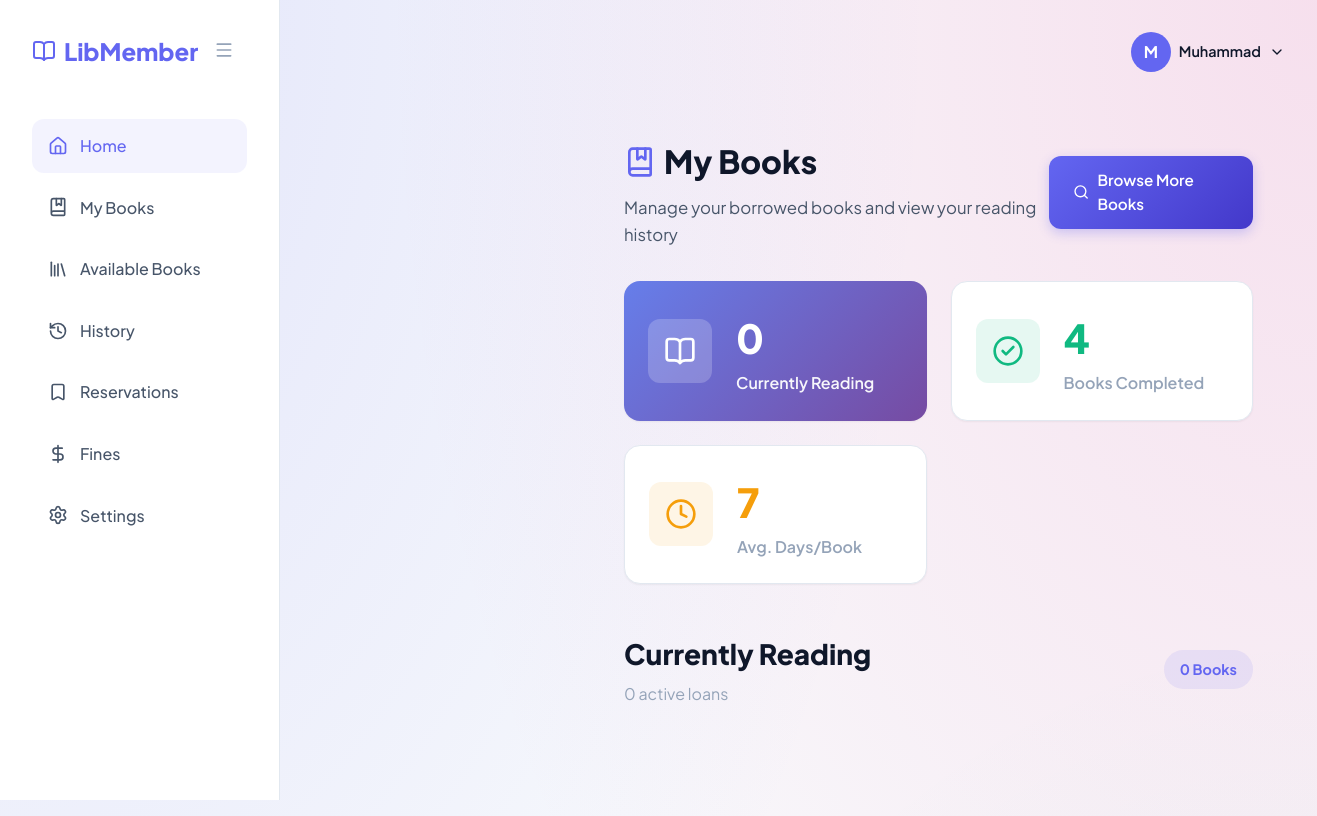
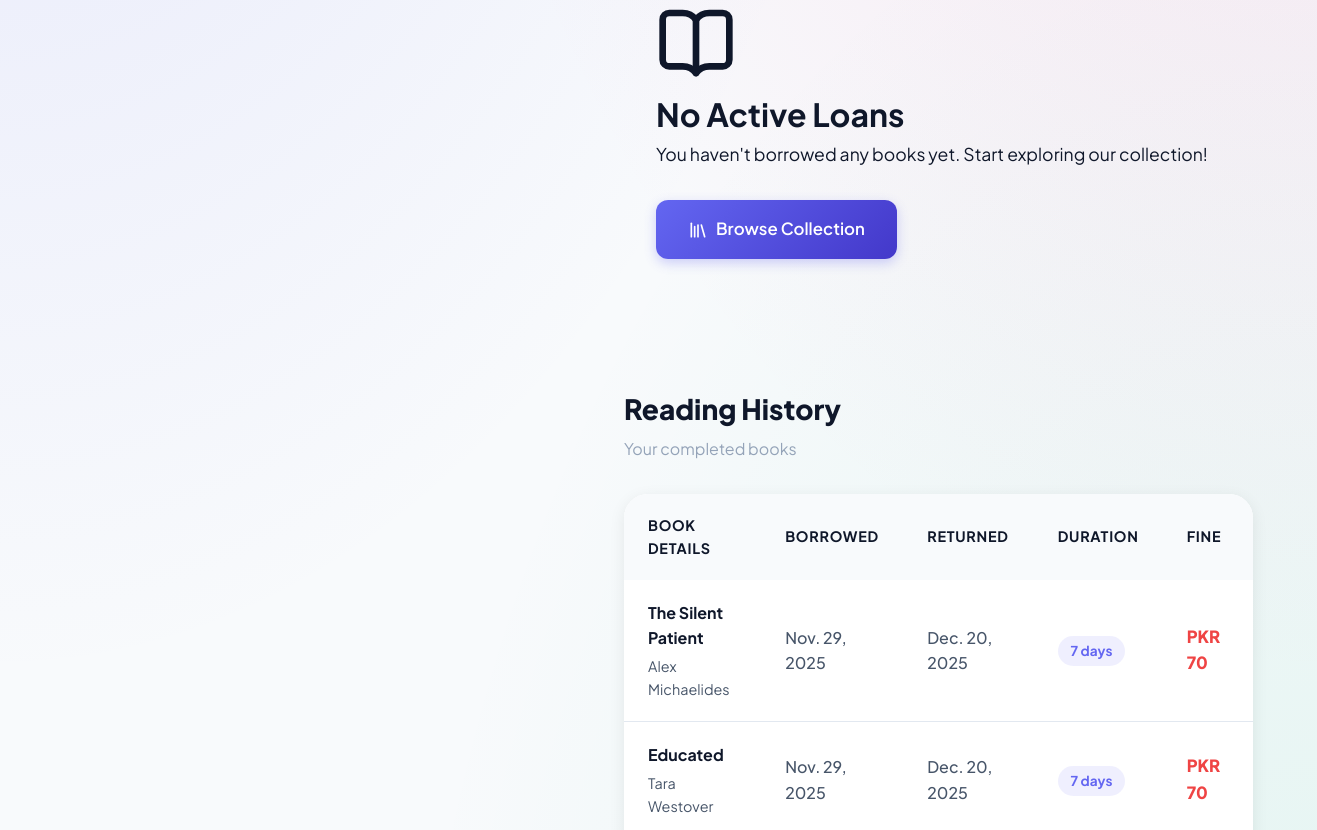
The page /my_books/ (signed in, upper part) on the database as committed earlier (2 pictures, top to bottom).
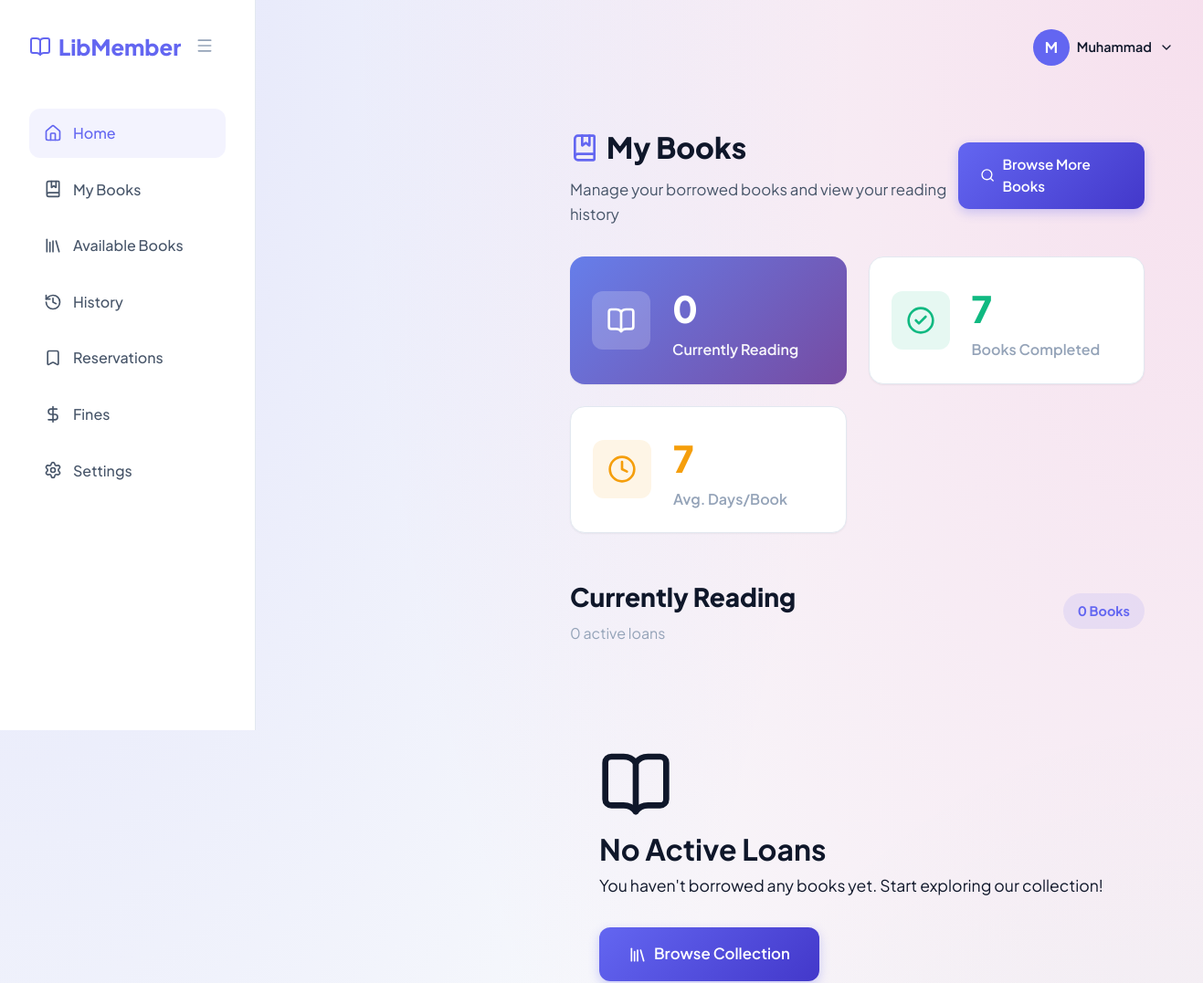
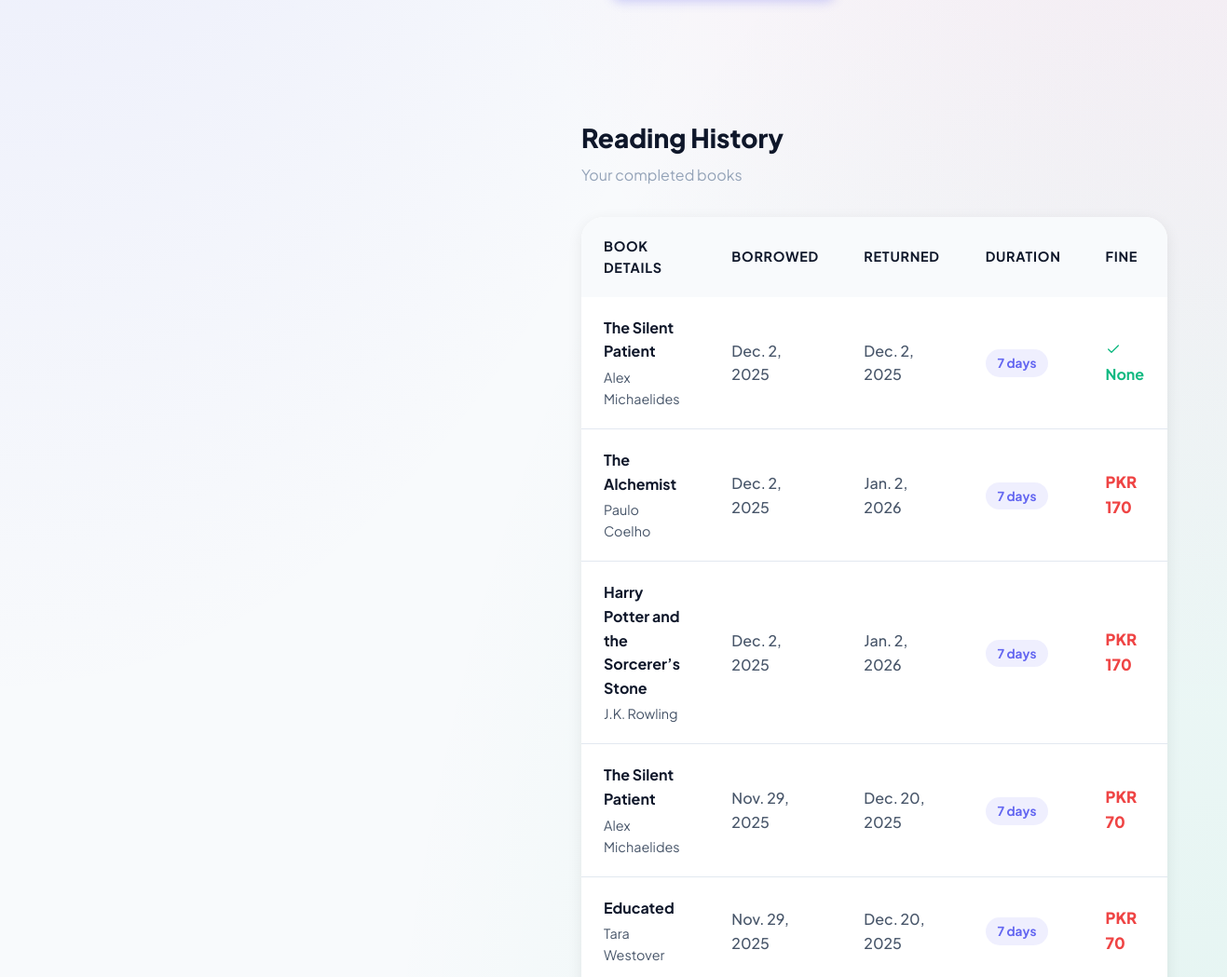
The same page on the database as committed later (2 pictures, top to bottom).
### library_management/models.py (models this page shows, shortened)
class BorrowRecord(models.Model):
    book = models.ForeignKey(Book, on_delete=models.CASCADE)
    borrower = models.ForeignKey(Member, on_delete=models.CASCADE)
    borrow_date = models.DateField()
    return_date = models.DateField(null=True, blank=True)
    due_date = models.DateField()
    is_returned = models.BooleanField(default=False)
    is_overdue = models.BooleanField(default=False)
    fine = models.IntegerField(default=0)

class Book(models.Model):
    STATUS_CHOICE = [
        ('available', 'Available'),
        ('unavailable', 'Unavailable')
    ]
    Genre_CHOICE = [
        ('fiction', 'Fiction'),
        ('nonfiction', 'Non-Fiction'),
        ('biography', 'Biography'),
        ('selfhelp', 'Self-Help'),
        ('children', 'Children'),
        ('youngadult', 'Young Adult'),
        ('mystery', 'Mystery'),
        ('romance', 'Romance'),
        ('thriller', 'Thriller'),
        ('history', 'History')
    ]
    Title = models.CharField(max_length=50)
    Author = models.CharField(max_length=50)
    Price = models.IntegerField()
    Published_date = models.DateField(default=date.today)
    Image = models.ImageField(upload_to='images/')
    ISBN = models.CharField(max_length=50, unique=True)
    Pages = models.IntegerField()
    Status = models.CharField(max_length=50, choices=STATUS_CHOICE, default='available')
    Genre = models.CharField(max_length=50, choices=Genre_CHOICE)
    Added_on = models.DateTimeField(auto_now_add=True)
    Updated_on = models.DateTimeField(auto_now=True)

### library_management/views.py (the view)
# urls.py: path('my_books/',views.my_books,name='my_books'),
def my_books(request):
    if request.session.get('is_logged_in'):
        user = User.objects.get(id=request.session['user_id'])
        try:
            member = Member.objects.get(user=user)
            all_records = BorrowRecord.objects.filter(borrower=member).order_by('-borrow_date')
            active_loans = []
            history = []
            today = date.today()
            for record in all_records:
                if record.return_date is None:
                    if today > record.due_date:
                        if record.is_returned == False:
                            overdue_days = (today - record.due_date).days
                            record.fine = overdue_days * 10
                            record.is_overdue = True
                        else:
                            record.fine = 0
                            record.is_overdue = False
                    active_loans.append(record)
                else:
                    history.append(record)
            context = {
                'active_loans': active_loans,
                'history': history
            }
            return render(request, 'borrowed_books.html', context)
        except Member.DoesNotExist:
            messages.error(request, 'Member profile not found.')
            return redirect('/home/')
    else:
        return redirect('/login/')

### library_management/templates/borrowed_books.html (shortened to what the changed rows need)
{% extends "member_base.html" %}
{% block body %}
<div class="main-content">
    <header class="dashboard-header" style="margin-bottom: 2rem;">
        <div>
            <h1
                style="font-size: 2rem; margin-bottom: 0.5rem; font-weight: 800; display: flex; align-items: center; gap: 0.5rem;">
                <i data-lucide="book-marked" style="width: 32px; height: 32px; color: var(--primary);"></i>
                My Books
            </h1>
        </div>
    </header>
    <div
        style="display: grid; grid-template-columns: repeat(auto-fit, minmax(250px, 1fr)); gap: 1.5rem; margin-bottom: 3rem;">
        <div class="stat-card hover-lift">
            <div style="display: flex; align-items: center; gap: 1.5rem;">
                <div>
                    <div style="font-size: 2.5rem; font-weight: 900; color: var(--success);">{{ history|length }}</div>
                    <div style="color: var(--text-muted); font-size: 1rem; font-weight: 600;">Books Completed</div>
                </div>
            </div>
        </div>
    </div>
    <div style="margin-bottom: 3rem;">
        <div style="display: flex; justify-content: space-between; align-items: center; margin-bottom: 2rem;">
            <div>
                <h2 style="font-size: 1.75rem; font-weight: 800; margin-bottom: 0.25rem;">Currently Reading</h2>
            </div>
        </div>
        {% if active_loans %}
        <div style="display: grid; grid-template-columns: repeat(auto-fill, minmax(320px, 1fr)); gap: 2rem;">
            {% for record in active_loans %}
            <div class="hover-lift"
                style="background: white; border-radius: var(--radius-xl); overflow: hidden; box-shadow: 0 4px 16px rgba(0,0,0,0.08); transition: all 0.3s;">
                <div style="display: flex; gap: 1.5rem; padding: 1.5rem;">
                    <div
                        style="width: 100px; height: 140px; flex-shrink: 0; border-radius: var(--radius-md); overflow: hidden; background: linear-gradient(135deg, #667eea 0%, #764ba2 100%); box-shadow: 0 4px 12px rgba(0,0,0,0.15);">
                        {% if record.book.Image %}
                        <img src="{{ record.book.Image.url }}" alt="{{ record.book.Title }}"
                            style="width: 100%; height: 100%; object-fit: cover;">
                        {% else %}
                        <div
                            style="width: 100%; height: 100%; display: flex; align-items: center; justify-content: center;">
                            <i data-lucide="book" style="width: 48px; height: 48px; color: white; opacity: 0.5;"></i>
                        </div>
                        {% endif %}
                    </div>
                    <div style="flex: 1; display: flex; flex-direction: column;">
                        <h3
                            style="font-size: 1.1rem; font-weight: 800; margin-bottom: 0.5rem; line-height: 1.3; color: var(--text-main);">{{ record.book.Title }}</h3>
                        <p
                            style="color: var(--text-secondary); font-size: 0.9rem; margin-bottom: 0.75rem; font-weight: 500;">by {{ record.book.Author }}</p>
                        <div
                            style="display: flex; flex-direction: column; gap: 0.5rem; margin-bottom: 1rem; font-size: 0.85rem;">
                            <div style="display: flex; align-items: center; gap: 0.5rem; color: var(--text-muted);">
                                <i data-lucide="calendar-check" style="width: 14px; height: 14px;"></i>
                                <span>Borrowed: {{ record.borrow_date }}</span>
                            </div>
                            <div
                                style="display: flex; align-items: center; gap: 0.5rem; color: {% if record.is_overdue %}var(--danger){% else %}var(--text-muted){% endif %};">
                                <i data-lucide="calendar-x" style="width: 14px; height: 14px;"></i>
                                <span>Due: {{ record.due_date }}</span>
                            </div>
                        </div>
                        {% if record.is_overdue %}
                        <div
                            style="display: inline-flex; align-items: center; gap: 0.5rem; padding: 0.5rem 1rem; background: rgba(239, 68, 68, 0.1); color: var(--danger); border-radius: 999px; font-size: 0.85rem; font-weight: 700; margin-bottom: 0.75rem; width: fit-content;">
                            <i data-lucide="alert-circle" style="width: 16px; height: 16px;"></i>
                            Overdue - Fine: PKR {{ record.fine }}
                        </div>
                        {% else %}
                        <div
                            style="display: inline-flex; align-items: center; gap: 0.5rem; padding: 0.5rem 1rem; background: rgba(16, 185, 129, 0.1); color: var(--success); border-radius: 999px; font-size: 0.85rem; font-weight: 700; margin-bottom: 0.75rem; width: fit-content;">
                            <i data-lucide="check-circle" style="width: 16px; height: 16px;"></i>
                            On Time
                        </div>
                        {% endif %}
                    </div>
                </div>
                <div style="padding: 0 1.5rem 1.5rem;">
                    <button onclick="returnBook({{ record.book.id }}, '{{ record.book.Title|escapejs }}')"
                        class="btn btn-primary" style="width: 100%; font-weight: 700; padding: 0.875rem;">
                        <i data-lucide="book-check" style="width: 18px; height: 18px;"></i>
                        Return Book
                    </button>
                </div>
            </div>
            {% endfor %}
        </div>
        {% else %}
        <div class="empty-state" style="padding: 5rem 2rem;">
            <div class="empty-state-icon">
                <i data-lucide="book-open" style="width: 80px; height: 80px;"></i>
            </div>
            <h3 class="empty-state-title" style="font-size: 2rem;">No Active Loans</h3>
            <p class="empty-state-description" style="font-size: 1.1rem;">You haven't borrowed any books yet. Start
                exploring our collection!</p>
            <a href="{% url 'available_books' %}" class="btn btn-primary"
                style="margin-top: 2rem; padding: 1rem 2rem; font-size: 1.05rem;">
                <i data-lucide="library" style="width: 20px; height: 20px;"></i>
                Browse Collection
            </a>
        </div>
        {% endif %}
    </div>
    <div>
        <div style="display: flex; justify-content: space-between; align-items: center; margin-bottom: 2rem;">
            <div>
                <h2 style="font-size: 1.75rem; font-weight: 800; margin-bottom: 0.25rem;">Reading History</h2>
            </div>
        </div>
        <div
            style="background: white; border-radius: var(--radius-xl); box-shadow: 0 4px 16px rgba(0,0,0,0.08); overflow: hidden;">
            <div style="overflow-x: auto;">
                <table style="width: 100%; border-collapse: collapse;">
                    <thead>
                        <tr style="background: var(--bg-body); text-align: left;">
                            <th
                                style="padding: 1.25rem 1.5rem; font-weight: 700; color: var(--text-main); font-size: 0.9rem; text-transform: uppercase; letter-spacing: 0.05em;">
                                Book Details
                            </th>
                            <th
                                style="padding: 1.25rem 1.5rem; font-weight: 700; color: var(--text-main); font-size: 0.9rem; text-transform: uppercase; letter-spacing: 0.05em;">
                                Borrowed
                            </th>
                            <th
                                style="padding: 1.25rem 1.5rem; font-weight: 700; color: var(--text-main); font-size: 0.9rem; text-transform: uppercase; letter-spacing: 0.05em;">
                                Returned
                            </th>
                            <th
                                style="padding: 1.25rem 1.5rem; font-weight: 700; color: var(--text-main); font-size: 0.9rem; text-transform: uppercase; letter-spacing: 0.05em;">
                                Duration
                            </th>
                            <th
                                style="padding: 1.25rem 1.5rem; font-weight: 700; color: var(--text-main); font-size: 0.9rem; text-transform: uppercase; letter-spacing: 0.05em;">
                                Fine
                            </th>
                        </tr>
                    </thead>
                    <tbody>
                        {% for record in history %}
                        <tr style="border-bottom: 1px solid var(--border-light); transition: all 0.2s;"
                            onmouseover="this.style.background='var(--bg-body)'"
                            onmouseout="this.style.background='white'">
                            <td style="padding: 1.25rem 1.5rem;">
                                <div style="font-weight: 700; color: var(--text-main); margin-bottom: 0.25rem;">{{ record.book.Title }}</div>
                                <div style="font-size: 0.9rem; color: var(--text-secondary);">{{ record.book.Author }}</div>
                            </td>
                            <td style="padding: 1.25rem 1.5rem; color: var(--text-secondary); font-weight: 500;">{{ record.borrow_date }}</td>
                            <td style="padding: 1.25rem 1.5rem; color: var(--text-secondary); font-weight: 500;">{{ record.return_date }}</td>
                            <td style="padding: 1.25rem 1.5rem;">
                                <span
                                    style="background: rgba(99, 102, 241, 0.1); color: var(--primary); padding: 0.4rem 0.8rem; border-radius: 999px; font-size: 0.85rem; font-weight: 700;">
                                    7 days
                                </span>
                            </td>
                            <td style="padding: 1.25rem 1.5rem;">
                                {% if record.fine > 0 %}
                                <span style="color: var(--danger); font-weight: 800; font-size: 1.05rem;">PKR {{ record.fine }}</span>
                                {% else %}
                                <span style="color: var(--success); font-weight: 700;">
                                    <i data-lucide="check" style="width: 16px; height: 16px;"></i>
                                    None
                                </span>
                                {% endif %}
                            </td>
                        </tr>
                        {% endfor %}
                    </tbody>
                </table>
            </div>
        </div>
    </div>
</div>
{% endblock body %}

Rows that differ between the two databases and show on the page:
added BorrowRecord: book.Title "The Silent Patient", book.Author "Alex Michaelides", borrow_date "Dec. 2, 2025", return_date "Dec. 2, 2025", fine 0 (drawn)
added BorrowRecord: book.Title "The Alchemist", book.Author "Paulo Coelho", borrow_date "Dec. 2, 2025", return_date "Jan. 2, 2026", fine "170"
added BorrowRecord: book.Title "Harry Potter and the Sorcerer’s Stone", book.Author "J.K. Rowling", borrow_date "Dec. 2, 2025", return_date "Jan. 2, 2026", fine "170"
Other text that changed with them:
{{ history|length }}: "4" → "7"
